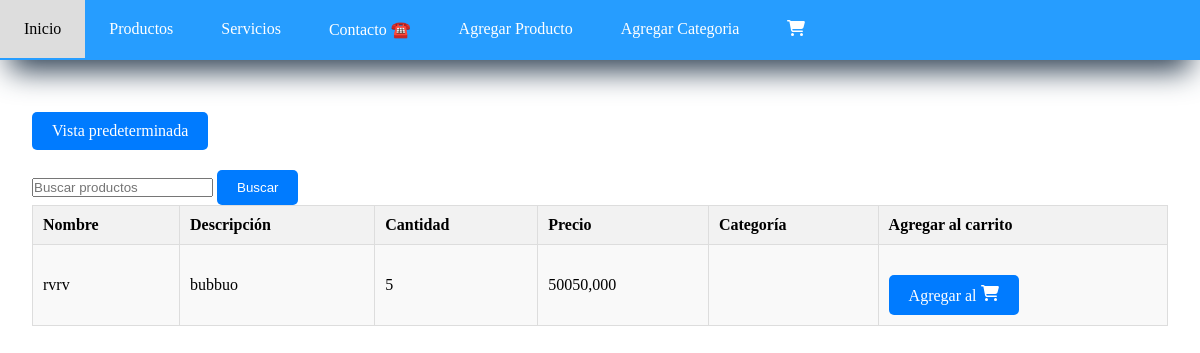
The app's page /buscar-productos/, older data.
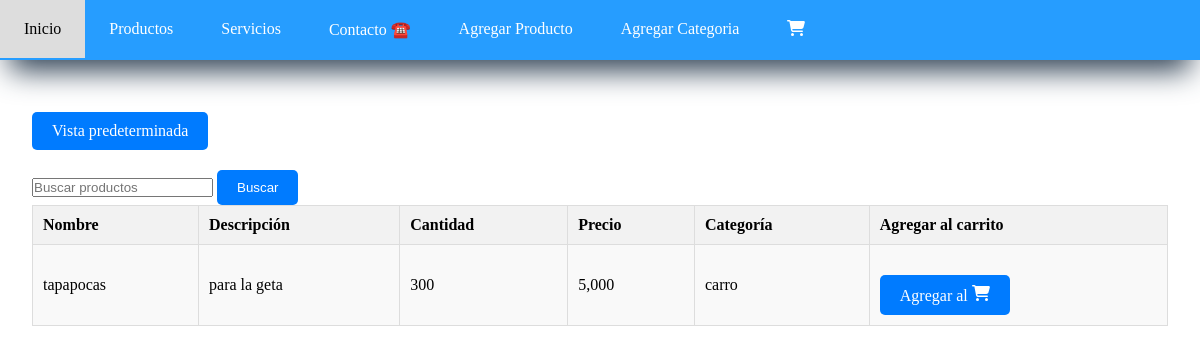
The same page, newer data.
### Taller_Mecanico/models.py (models this page shows, shortened)
class Producto(models.Model):
    nombre = models.CharField(max_length=100)
    descripcion = models.CharField(max_length=500)
    cantidad = models.PositiveIntegerField()
    precio = models.DecimalField(max_digits=10, decimal_places=3, validators=[MinValueValidator(0)])
    categoria = models.ForeignKey(Categoria, on_delete=models.CASCADE, null=True)
    imagen = models.ImageField()

class Categoria(models.Model):
    nombre = models.CharField(max_length=100, unique=True)
    def __str__( self ):
        return self.nombre

### Taller_Mecanico/views.py (the view)
# urls.py: path('buscar-productos/', views.buscar_productos, name='buscar_productos'),
def buscar_productos(request):
    query = request.GET.get('q', '')
    productos = Producto.objects.filter(nombre__icontains=query)
    return render(request, 'Agregar_Producto/productos_table.html', {'productos': productos})

### Taller_Mecanico/templates/Agregar_Producto/productos_table.html (shortened to what this page needs)
{% extends 'layouts/base.html' %}
{% block content %}
<a href="{% url 'producto' %}" class="btn btn-primary">Vista predeterminada</a>
<form method="GET" action="{% url 'buscar_productos' %}">
    <input type="text" name="q" placeholder="Buscar productos">
    <button type="submit" class="btn btn-primary">Buscar</button>
</form>
<table class="mi-tabla">
    <thead>
        <tr>
            <th>Nombre</th>
            <th>Descripción</th>
            <th>Cantidad</th>
            <th>Precio</th>
            <th>Categoría</th>
            <th>Agregar al carrito</th>
        </tr>
    </thead>
    <tbody>
        {% for producto in productos %}
            <tr>
                <td>{{ producto.nombre }}</td>
                <td>{{ producto.descripcion }}</td>
                <td>{{ producto.cantidad }}</td>
                <td>{{ producto.precio }}</td>
                <td>{{ producto.categoria }}</td>
                <td><a href="{% url 'agregar_al_carrito' producto.id %}" class="btn">Agregar al </a></td>
            </tr>
        {% empty %}
            <tr>
                <td colspan="6">No se encontraron productos que coincidan con la búsqueda.</td>
            </tr>
        {% endfor %}
    </tbody>
</table>
{% endblock %}

### Taller_Mecanico/templates/layouts/base.html (shortened to what this page needs)
{% load static %}
<!DOCTYPE html>
<html lang="en">
<head>
    <link rel="stylesheet" type="text/css" href="{% static 'css/css.css' %}">
</head>
<body>
    <nav class="navbar">
        <ul>
            <li>
                <a href="{% url 'home' %}">Inicio</a>
            </li>
            <li>
                <a href="{% url 'producto' %}">Productos</a>
            </li>
            <li>
                <a href="{% url 'Servicios' %}">Servicios</a>
            </li>
            <li>
                <a href="{% url 'contacto' %}">Contacto ☎️</a>
            </li>
            <li>
                <a href="{% url 'Agregar_Producto' %}">Agregar Producto</a>
            </li>
            <li>
                <a href="{% url 'Agregar_Categoria' %}">Agregar Categoria</a>
            </li>
            <li>
                <a href="{% url 'ver_carrito' %}"></a>
            </li>
        </ul>
    </nav>
    <div style="padding: 2rem;">
        {% block content %}
        {% endblock %}
    </div>
</body>
</html>

### Taller_Mecanico/templates/layouts/base.html (style rules this page uses)
svg { fill:#ffffff }
* { padding: 0; margin: 0; }
.navbar { overflow: hidden; background-color: #269dff; box-shadow: rgb(38, 57, 77) 0px 20px 30px -10px; }
.navbar a { float: left; display: block; color: white; text-align: center; padding: 20px 24px; text-decoration: none; }
ul { list-style: none; }

### Taller_Mecanico/templates/Agregar_Producto/productos_table.html (style rules this page uses)
svg { fill:#ffffff }
.btn { display: inline-block; padding: 10px 20px; margin-top: 20px; text-align: center; text-decoration: none; background-color: #007bff; color: #fff; border-radius: 5px; }
table { width: 100%; border-collapse: collapse; margin-bottom: 20px; }
th { background-color: #f2f2f2; text-align: left; padding: 10px; border: 1px solid #ddd; }
td { text-align: left; padding: 10px; border: 1px solid #ddd; }
tr:nth-child(odd) { background-color: #f9f9f9; }
.btn-primary { display: inline-block; padding: 10px 20px; background-color: #007bff; color: #fff; text-decoration: none; border: none; border-radius: 5px; cursor: pointer; margin-right: 10px; }
a { text-decoration: none; }

Row changes from the older to the newer data that the page shows:
removed Producto: nombre "rvrv", descripcion "bubbuo", cantidad "5", precio "50050,000"
added Producto: nombre "tapapocas", descripcion "para la geta", cantidad "300", precio "5,000", categoria "carro"
